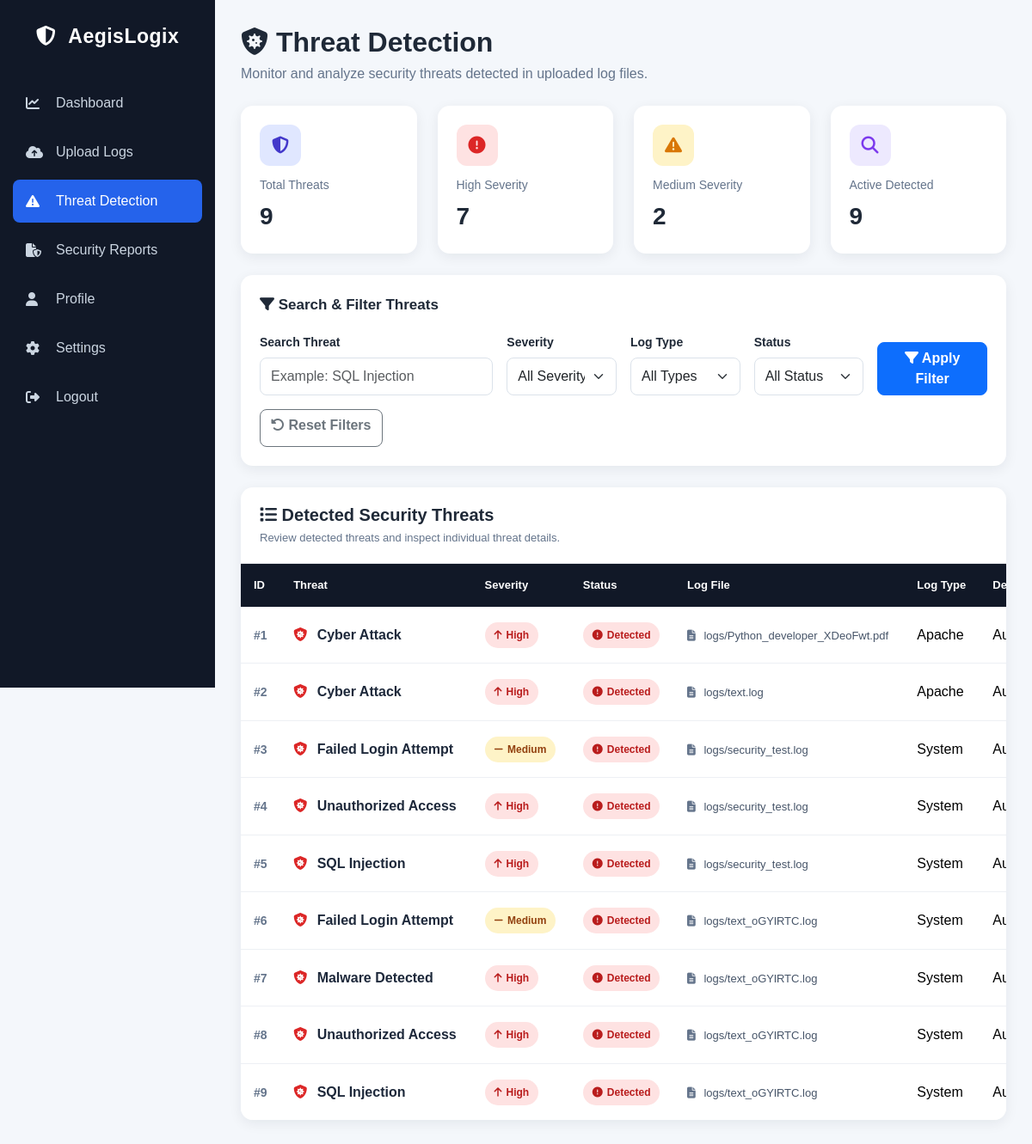
/threat/ (signed in), run on an earlier commit of the app's database.
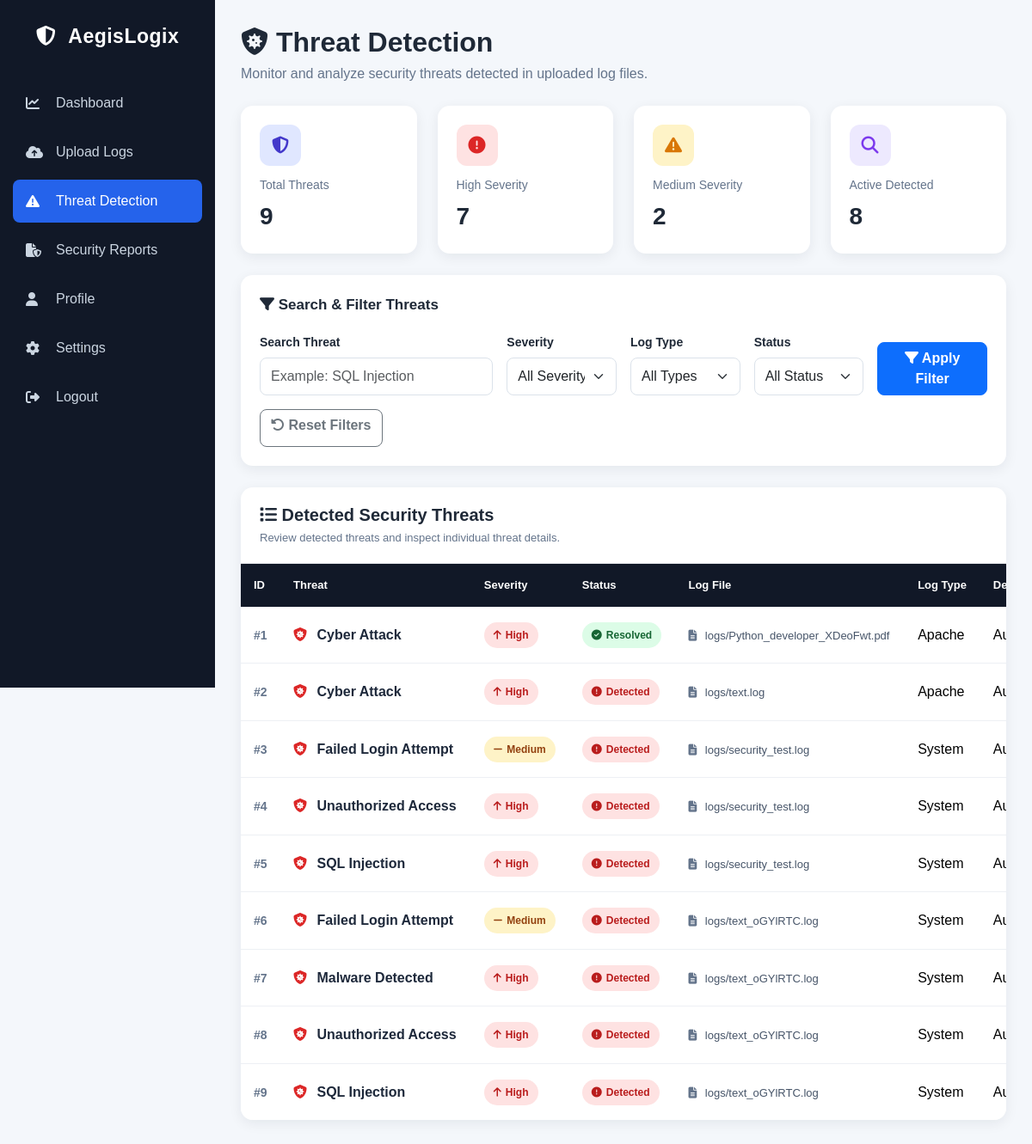
And on a later commit of the database.
### auditor/models.py (models this page shows, shortened)
class Threat(models.Model):
    SEVERITY = [
        ('High', 'High'),
        ('Medium', 'Medium'),
        ('Low', 'Low'),
    ]
    STATUS = [
        ('Detected', 'Detected'),
        ('Resolved', 'Resolved'),
    ]
    log = models.ForeignKey(LogFile, on_delete=models.CASCADE)
    threat_name = models.CharField(max_length=100)
    severity = models.CharField(max_length=20, choices=SEVERITY)
    status = models.CharField(max_length=20, choices=STATUS)
    detected_on = models.DateField()

class LogFile(models.Model):
    LOG_TYPES = [
        ('Apache', 'Apache Log'),
        ('Nginx', 'Nginx Log'),
        ('System', 'System Log'),
        ('Application', 'Application Log'),
    ]
    user = models.ForeignKey(User, on_delete=models.CASCADE)
    log_file = models.FileField(upload_to='logs/')
    log_type = models.CharField(max_length=20, choices=LOG_TYPES)
    description = models.TextField(default="")
    uploaded_at = models.DateTimeField(auto_now_add=True)

### auditor/views.py (the view)
def threat(request):
    if "user_id" not in request.session:
        return redirect("login")
    search = request.GET.get(
        "search",
        ""
    ).strip()
    severity = request.GET.get(
        "severity",
        ""
    ).strip()
    log_type = request.GET.get(
        "log_type",
        ""
    ).strip()
    status = request.GET.get(
        "status",
        ""
    ).strip()
    threats = Threat.objects.select_related(
        "log"
    ).all().order_by("id")
    if search:
        threats = threats.filter(
            threat_name__icontains=search
        )
    if severity:
        threats = threats.filter(
            severity=severity
        )
    if log_type:
        threats = threats.filter(
            log__log_type=log_type
        )
    if status:
        threats = threats.filter(
            status=status
        )
    total_threats = threats.count()
    high_count = threats.filter(
        severity="High"
    ).count()
    medium_count = threats.filter(
        severity="Medium"
    ).count()
    low_count = threats.filter(
        severity="Low"
    ).count()
    detected_count = threats.filter(
        status="Detected"
    ).count()
    resolved_count = threats.filter(
        status="Resolved"
    ).count()
    return render(
        request,
        "threat.html",
        {
            "threats": threats,
            "search": search,
            "severity": severity,
            "log_type": log_type,
            "status": status,
            "total_threats":
                total_threats,
            "high_count":
                high_count,
            "medium_count":
                medium_count,
            "low_count":
                low_count,
            "detected_count":
                detected_count,
            "resolved_count":
                resolved_count,
        }
    )

### templates/threat.html (shortened to what the changed rows need)
{% load static %}
<!DOCTYPE html>
<html lang="en">
<head>
    <link href="https://cdn.jsdelivr.net/npm/bootstrap@5.3.3/dist/css/bootstrap.min.css" rel="stylesheet">
    <link rel="stylesheet" href="https://cdnjs.cloudflare.com/ajax/libs/font-awesome/6.6.0/css/all.min.css">
</head>
<body>
    <div class="main-content">
        <div class="page-header">
            <div class="page-title">
                <h2>
                    <i class="fa-solid fa-shield-virus"></i> Threat Detection
                </h2>
            </div>
        </div>
        <div class="row g-4">
            <div class="col-lg-3 col-md-6">
                <div class="stat-card">
                    <div class="stat-icon detected-icon">
                        <i class="fa-solid fa-magnifying-glass"></i>
                    </div>
                    <div class="stat-title">
                        Active Detected
                    </div>
                    <div class="stat-number">
                        {{ detected_count }}
                    </div>
                </div>
            </div>
        </div>
        <div class="table-card">
            <div class="table-responsive">
                <table class="table table-hover align-middle">
                    <thead>
                        <tr>
                            <th>
                                ID
                            </th>
                            <th>
                                Threat
                            </th>
                            <th>
                                Severity
                            </th>
                            <th>
                                Status
                            </th>
                            <th>
                                Log File
                            </th>
                            <th>
                                Log Type
                            </th>
                            <th>
                                Detected On
                            </th>
                        </tr>
                    </thead>
                    <tbody>
                        {% for item in threats %}
                        <tr>
                            <td>
                                <span class="threat-id">
                                #{{ item.id }}
                            </span>
                            </td>
                            <td>
                                <span class="threat-name">
                                <i class="fa-solid fa-shield-virus"></i>
                                {{ item.threat_name }}
                            </span>
                            </td>
                            <td>
                                {% if item.severity == "High" %}
                                <span class="severity-high">
                                    <i class="fa-solid fa-arrow-up"></i>
                                    High
                                </span> {% elif item.severity == "Medium" %}
                                <span class="severity-medium">
                                    <i class="fa-solid fa-minus"></i>
                                    Medium
                                </span> {% else %}
                                <span class="severity-low">
                                    <i class="fa-solid fa-arrow-down"></i>
                                    Low
                                </span> {% endif %}
                            </td>
                            <td>
                                {% if item.status == "Detected" %}
                                <span class="status-detected">
                                    <i class="fa-solid fa-circle-exclamation"></i>
                                    Detected
                                </span> {% else %}
                                <span class="status-resolved">
                                    <i class="fa-solid fa-circle-check"></i>
                                    Resolved
                                </span> {% endif %}
                            </td>
                            <td>
                                <span class="log-file">
                                <i class="fa-solid fa-file-lines"></i>
                                {{ item.log.log_file.name }}
                            </span>
                            </td>
                            <td>
                                {{ item.log.log_type }}
                            </td>
                            <td>
                                {{ item.detected_on }}
                            </td>
                        </tr>
                        {% endfor %}
                    </tbody>
                </table>
            </div>
        </div>
    </div>
</body>
</html>

What changed in the data, as far as the page shows it:
changed Threat "logs/Python_developer_XDeoFwt.pdf": status "Detected" → "Resolved"
Also different on the page:
{{ detected_count }}: "9" → "8"
